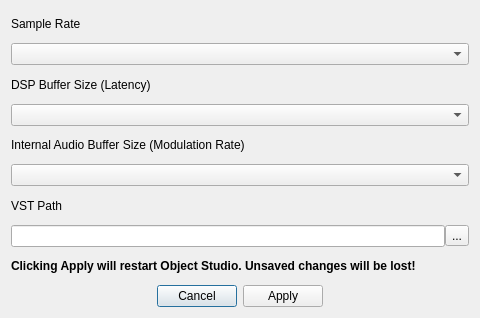
<?xml version="1.0" encoding="UTF-8"?>
<ui version="4.0">
 <class>CPresetsForm</class>
 <widget class="QDialog" name="CPresetsForm">
  <property name="geometry">
   <rect>
    <x>0</x>
    <y>0</y>
    <width>480</width>
    <height>318</height>
   </rect>
  </property>
  <property name="windowTitle">
   <string>Dialog</string>
  </property>
  <layout class="QVBoxLayout" name="verticalLayout">
   <item>
    <widget class="QLabel" name="label">
     <property name="text">
      <string>Sample Rate</string>
     </property>
    </widget>
   </item>
   <item>
    <widget class="QComboBox" name="SampleRateCombo"/>
   </item>
   <item>
    <widget class="QLabel" name="label_2">
     <property name="text">
      <string>DSP Buffer Size (Latency)</string>
     </property>
    </widget>
   </item>
   <item>
    <widget class="QComboBox" name="ModulationRateCombo"/>
   </item>
   <item>
    <widget class="QLabel" name="label_3">
     <property name="text">
      <string>Internal Audio Buffer Size (Modulation Rate)</string>
     </property>
    </widget>
   </item>
   <item>
    <widget class="QComboBox" name="BufferSizeCombo"/>
   </item>
   <item>
    <widget class="QLabel" name="label_4">
     <property name="text">
      <string>VST Path</string>
     </property>
    </widget>
   </item>
   <item>
    <layout class="QHBoxLayout" name="horizontalLayout">
     <property name="spacing">
      <number>0</number>
     </property>
     <item>
      <widget class="QLineEdit" name="VSTPathEdit">
       <property name="readOnly">
        <bool>true</bool>
       </property>
       <property name="clearButtonEnabled">
        <bool>false</bool>
       </property>
      </widget>
     </item>
     <item>
      <widget class="QToolButton" name="VSTPathButton">
       <property name="text">
        <string>...</string>
       </property>
      </widget>
     </item>
    </layout>
   </item>
   <item>
    <widget class="QLabel" name="label_5">
     <property name="font">
      <font>
       <bold>true</bold>
      </font>
     </property>
     <property name="text">
      <string>Clicking Apply will restart Object Studio. Unsaved changes will be lost!</string>
     </property>
    </widget>
   </item>
   <item>
    <widget class="QDialogButtonBox" name="buttonBox">
     <property name="orientation">
      <enum>Qt::Horizontal</enum>
     </property>
     <property name="standardButtons">
      <set>QDialogButtonBox::Apply|QDialogButtonBox::Cancel</set>
     </property>
     <property name="centerButtons">
      <bool>true</bool>
     </property>
    </widget>
   </item>
  </layout>
 </widget>
 <resources/>
 <connections>
  <connection>
   <sender>buttonBox</sender>
   <signal>accepted()</signal>
   <receiver>CPresetsForm</receiver>
   <slot>accept()</slot>
   <hints>
    <hint type="sourcelabel">
     <x>248</x>
     <y>254</y>
    </hint>
    <hint type="destinationlabel">
     <x>157</x>
     <y>274</y>
    </hint>
   </hints>
  </connection>
  <connection>
   <sender>buttonBox</sender>
   <signal>rejected()</signal>
   <receiver>CPresetsForm</receiver>
   <slot>reject()</slot>
   <hints>
    <hint type="sourcelabel">
     <x>316</x>
     <y>260</y>
    </hint>
    <hint type="destinationlabel">
     <x>286</x>
     <y>274</y>
    </hint>
   </hints>
  </connection>
 </connections>
</ui>
